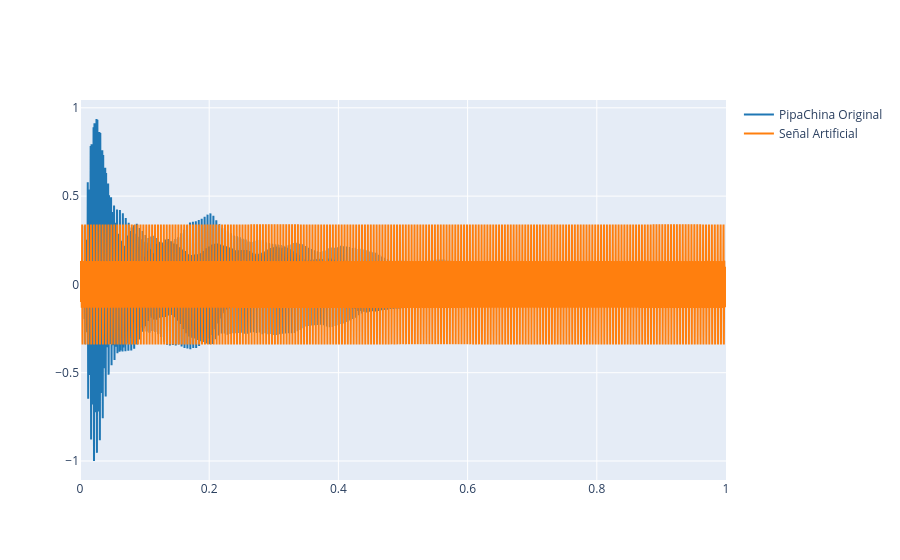

Notebook source saved alongside this figure:
### Code cell
import matplotlib.pyplot as plt

# 1. Gráfica en el dominio del tiempo (Time Domain)
# Si no tienes definidas t_start y t_end, puedes usar por ejemplo t_start=0 y t_end=1
t_start = 0.0
t_end = 1.0

plot_signals(
    [ref, señalartificial2], 
    fs, 
    name=['PipaChina Original', 'Señal Artificial'], 
    t_start=t_start, 
    t_end=t_end
)

# 2. Gráficas de los Espectrogramas (Spectrogram)
plt.figure(figsize=(12, 6))

# Espectrograma de la señal de referencia
plt.subplot(2, 1, 1)
plt.specgram(ref, Fs=fs, NFFT=1024, noverlap=512)
plt.title('Espectrograma - PipaChina Original')
plt.ylabel('Frecuencia [Hz]')
plt.colorbar(label='dB')

# Espectrograma de la señal sintetizada
plt.subplot(2, 1, 2)
plt.specgram(señalartificial2, Fs=fs, NFFT=1024, noverlap=512)
plt.title('Espectrograma - Señal Sintetizada')
plt.xlabel('Tiempo [sec]')
plt.ylabel('Frecuencia [Hz]')
plt.colorbar(label='dB')

plt.tight_layout()
plt.show()

### Figure 1 — Plotly figure (JSON) as saved in the notebook; plotly's stock layout.template omitted (floating-point values rounded to 4 significant figures; data arrays with more than 128 entries replaced by an {"elided": "..."} marker saying what was removed)
{"data": [{"line": {"color": "#1f77b4", "shape": "linear"}, "mode": "lines", "name": "PipaChina Original", "type": "scatter", "x": {"elided": "44100 float values"}, "y": {"elided": "44100 float values"}}, {"line": {"color": "#ff7f0e", "shape": "linear"}, "mode": "lines", "name": "Señal Artificial", "type": "scatter", "x": {"elided": "44100 float values"}, "y": {"elided": "44100 float values"}}], "layout": {}}
